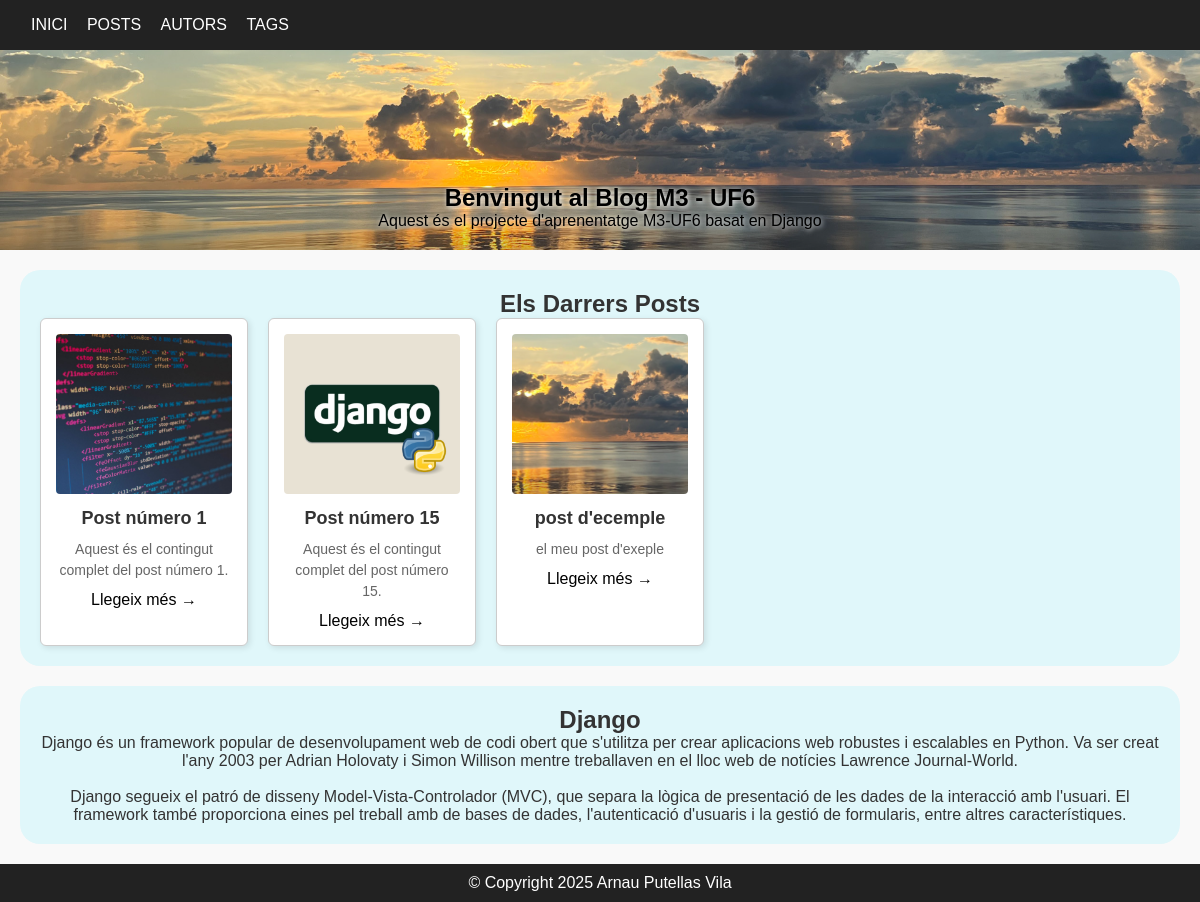
The page / on the database its author committed.
### blog/models.py (models this page shows, shortened)
class Post(models.Model):
    title = models.CharField(max_length=200)
    slug = models.SlugField(unique=True)
    content = models.TextField()
    date = models.DateField()
    author = models.ForeignKey(Author, on_delete=models.CASCADE)
    tags = models.ManyToManyField(Tag)
    image = models.ImageField(upload_to='post_images/', blank=True, null=True)
    excerpt = models.TextField(max_length=300, blank=True)

### blog/views.py (the view)
# urls.py: path('', views.index, name='index'),
def index(request):
    latest_posts = Post.objects.order_by('-date')[:3]
    return render(request, 'blog/index.html', {'posts': latest_posts})

### blog/templates/blog/index.html (shortened to what this page needs)
{% extends 'blog/base.html' %}
{% load static %}
{% block content %}
    <main>
        <section class="header-container">
            <img src="{% static 'imatges/header.png' %}" alt="Banner del Blog" class="header-image">
            <div class="header-overlay">
                <h1>Benvingut al Blog M3 - UF6</h1>
                <p>Aquest és el projecte d'aprenentatge M3-UF6 basat en Django</p>
            </div>
        </section>
        <section class="posts-section">
            <h2>Els Darrers Posts</h2>
            <div class="posts-grid">
                {% for post in posts %}
                    {% include "blog/partials/post_card.html" %}
                {% endfor %}
            </div>
        </section>
        <section class="django-section">
            <h2>Django</h2>
            <p>Django és un framework popular de desenvolupament web de codi obert que s'utilitza per crear aplicacions web robustes i escalables en Python. Va ser creat l'any 2003 per Adrian Holovaty i Simon Willison mentre treballaven en el lloc web de notícies Lawrence Journal-World.</p><br>
            <p>Django segueix el patró de disseny Model-Vista-Controlador (MVC), que separa la lògica de presentació de les dades de la interacció amb l'usuari. El framework també proporciona eines pel treball amb de bases de dades, l'autenticació d'usuaris i la gestió de formularis, entre altres característiques.</p>
        </section>
    </main>
{% endblock %}

### blog/templates/blog/partials/post_card.html
{% load static %}
<div class="post-card">
    {% if post.image %}
      <img src="{{ post.image.url }}" alt="{{ post.title }}">
    {% else %}
      <img src="{% static 'imatges/header.png' %}" alt="Imatge per defecte">
    {% endif %}
    <h3>{{ post.title }}</h3>
    <p>{{ post.content|truncatewords:20 }}</p>
    <a href="{% url 'posts-detail' post.slug %}">Llegeix més →</a>
</div>

### blog/static/style.css (style rules this page uses)
* { margin: 0; padding: 0; box-sizing: border-box; }
body { font-family: Arial, sans-serif; background-color: #f9f9f9; color: #333; }
.header-container { position: relative; width: 100%; height: 200px; }
.header-image { width: 100%; height: 100%; object-fit: cover; object-position: center; display: block; }
.header-overlay { position: absolute; bottom: 20px; width: 100%; text-align: center; color: black; text-shadow: 1px 1px 5px white; }
section { text-align: center; }
.posts-section { padding: 20px; background-color: #e0f7fa; margin: 20px; border-radius: 20px; }
.post-card { border: 1px solid #ccc; border-radius: 6px; padding: 15px; background-color: white; box-shadow: 2px 2px 6px rgba(0,0,0,0.1); text-align: center; min-width: 180px; }
.post-card img { width: 100%; height: 160px; object-fit: cover; border-radius: 4px; margin-bottom: 10px; max-width: 220px; }
.post-card h3 { margin-bottom: 10px; font-size: 18px; }
.post-card p { font-size: 14px; color: #666; margin: 10px 0; line-height: 1.5; height: auto; }
.posts-grid { display: grid; grid-template-columns: repeat(5, 1fr); gap: 20px; max-width: 1600px; margin: 0 auto; }
.django-section { background-color: #e0f7fa; padding: 20px; margin: 20px; border-radius: 20px; }
a { color: black; text-decoration: none; }

### rows shown on the page
Post: image (picture), title "Post número 1", content "Aquest és el contingut complet del post número 1."
Post: image (picture), title "Post número 15", content "Aquest és el contingut complet del post número 15."
Post: title "post d'ecemple", content "el meu post d'exeple"
